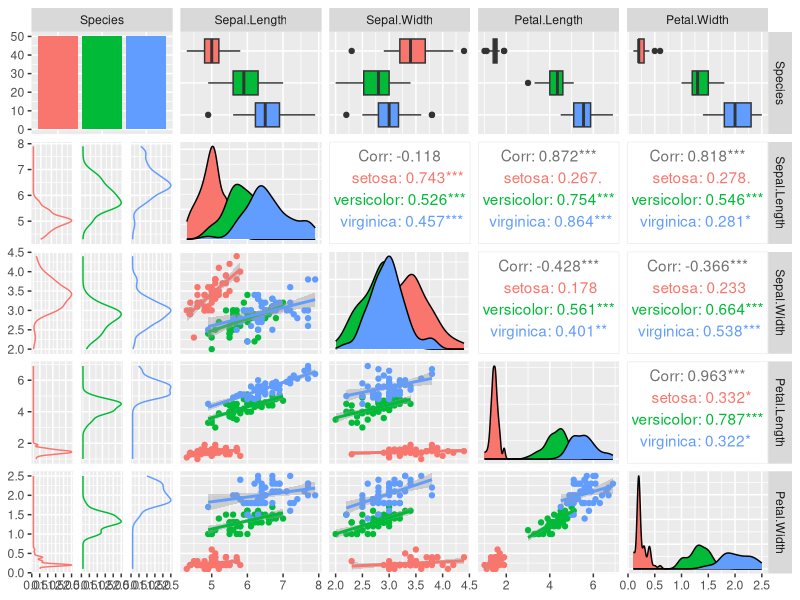

R code for this plot:
require(ggplot2)
require(GGally)

# change working directory
frame_files <- lapply(sys.frames(), function(x) x$ofile)
frame_files <- Filter(Negate(is.null), frame_files)
setwd(dirname(frame_files[[length(frame_files)]]))

p <- ggpairs(
  iris,
  columns = c("Species", "Sepal.Length", "Sepal.Width", "Petal.Length", "Petal.Width"),
  mapping = aes(color = Species), # color needs Factor
  lower = list(continuous = "smooth", combo = "facetdensity")
)
p
